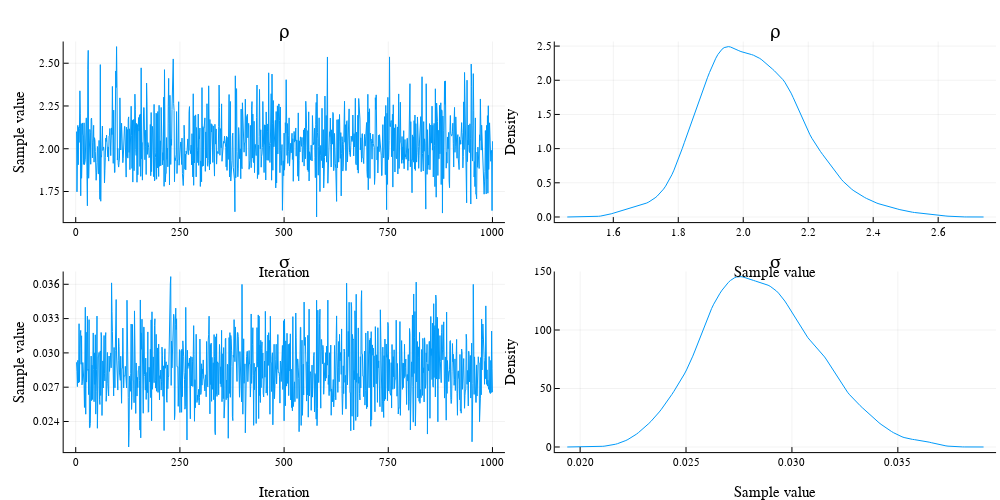

Notebook cell for this chart:
### Code cell
using StatsPlots
plot(chain)

### Figure 1 — Plotly figure (JSON) as saved in the notebook; plotly's stock layout.template omitted (floating-point values rounded to 4 significant figures; data arrays with more than 128 entries replaced by an {"elided": "..."} marker saying what was removed)
{"data": [{"xaxis": "x1", "colorbar": {"title": ""}, "yaxis": "y1", "x": {"elided": "1000 int values"}, "showlegend": true, "mode": "lines", "name": ["Chain 1"], "zmin": null, "legendgroup": ["Chain 1"], "zmax": null, "line": {"color": "rgba(0, 154, 250, 1.000)", "shape": "linear", "dash": "solid", "width": 1}, "y": {"elided": "1000 float values"}, "type": "scatter"}, {"xaxis": "x2", "colorbar": {"title": ""}, "yaxis": "y2", "x": {"elided": "200 float values"}, "showlegend": true, "mode": "lines", "name": ["Chain 1"], "zmin": null, "legendgroup": ["Chain 1"], "zmax": null, "line": {"color": "rgba(0, 154, 250, 1.000)", "shape": "linear", "dash": "solid", "width": 1}, "y": {"elided": "200 float values"}, "type": "scatter"}, {"xaxis": "x3", "colorbar": {"title": ""}, "yaxis": "y3", "x": {"elided": "1000 int values"}, "showlegend": true, "mode": "lines", "name": ["Chain 1"], "zmin": null, "legendgroup": ["Chain 1"], "zmax": null, "line": {"color": "rgba(0, 154, 250, 1.000)", "shape": "linear", "dash": "solid", "width": 1}, "y": {"elided": "1000 float values"}, "type": "scatter"}, {"xaxis": "x4", "colorbar": {"title": ""}, "yaxis": "y4", "x": {"elided": "200 float values"}, "showlegend": true, "mode": "lines", "name": ["Chain 1"], "zmin": null, "legendgroup": ["Chain 1"], "zmax": null, "line": {"color": "rgba(0, 154, 250, 1.000)", "shape": "linear", "dash": "solid", "width": 1}, "y": {"elided": "200 float values"}, "type": "scatter"}], "layout": {"paper_bgcolor": "rgba(255, 255, 255, 1.000)", "height": 500, "yaxis4": {"showticklabels": true, "gridwidth": 0.5, "tickvals": [0, 50, 100, 150], "visible": true, "ticks": "inside", "range": [-4.369, 150.0], "domain": [0.06065, 0.4532], "tickmode": "array", "linecolor": "rgba(0, 0, 0, 1.000)", "showgrid": true, "title": "Density", "mirror": false, "tickangle": 0, "showline": true, "gridcolor": "rgba(0, 0, 0, 0.100)", "titlefont": {"color": "rgba(0, 0, 0, 1.000)", "family": "sans-serif", "size": 15}, "tickcolor": "rgb(0, 0, 0)", "ticktext": ["0", "50", "100", "150"], "zeroline": false, "type": "-", "tickfont": {"color": "rgba(0, 0, 0, 1.000)", "family": "sans-serif", "size": 11}, "zerolinecolor": "rgba(0, 0, 0, 1.000)", "anchor": "x4"}, "yaxis2": {"showticklabels": true, "gridwidth": 0.5, "tickvals": [0, 0.5, 1, 1.5, 2, 2.5], "visible": true, "ticks": "inside", "range": [-0.07475, 2.567], "domain": [0.5607, 0.9532], "tickmode": "array", "linecolor": "rgba(0, 0, 0, 1.000)", "showgrid": true, "title": "Density", "mirror": false, "tickangle": 0, "showline": true, "gridcolor": "rgba(0, 0, 0, 0.100)", "titlefont": {"color": "rgba(0, 0, 0, 1.000)", "family": "sans-serif", "size": 15}, "tickcolor": "rgb(0, 0, 0)", "ticktext": ["0.0", "0.5", "1.0", "1.5", "2.0", "2.5"], "zeroline": false, "type": "-", "tickfont": {"color": "rgba(0, 0, 0, 1.000)", "family": "sans-serif", "size": 11}, "zerolinecolor": "rgba(0, 0, 0, 1.000)", "anchor": "x2"}, "xaxis3": {"showticklabels": true, "gridwidth": 0.5, "tickvals": [0, 250, 500, 750, 1000], "visible": true, "ticks": "inside", "range": [-28.97, 1030.0], "domain": [0.06366, 0.505], "tickmode": "array", "linecolor": "rgba(0, 0, 0, 1.000)", "showgrid": true, "title": "Iteration", "mirror": false, "tickangle": 0, "showline": true, "gridcolor": "rgba(0, 0, 0, 0.100)", "titlefont": {"color": "rgba(0, 0, 0, 1.000)", "family": "sans-serif", "size": 15}, "tickcolor": "rgb(0, 0, 0)", "ticktext": ["0", "250", "500", "750", "1000"], "zeroline": false, "type": "-", "tickfont": {"color": "rgba(0, 0, 0, 1.000)", "family": "sans-serif", "size": 11}, "zerolinecolor": "rgba(0, 0, 0, 1.000)", "anchor": "y3"}, "xaxis4": {"showticklabels": true, "gridwidth": 0.5, "tickvals": [0.02, 0.025, 0.03, 0.035], "visible": true, "ticks": "inside", "range": [0.0188, 0.03964], "domain": [0.5548, 0.9961], "tickmode": "array", "linecolor": "rgba(0, 0, 0, 1.000)", "showgrid": true, "title": "Sample value", "mirror": false, "tickangle": 0, "showline": true, "gridcolor": "rgba(0, 0, 0, 0.100)", "titlefont": {"color": "rgba(0, 0, 0, 1.000)", "family": "sans-serif", "size": 15}, "tickcolor": "rgb(0, 0, 0)", "ticktext": ["0.020", "0.025", "0.030", "0.035"], "zeroline": false, "type": "-", "tickfont": {"color": "rgba(0, 0, 0, 1.000)", "family": "sans-serif", "size": 11}, "zerolinecolor": "rgba(0, 0, 0, 1.000)", "anchor": "y4"}, "yaxis1": {"showticklabels": true, "gridwidth": 0.5, "tickvals": [1.75, 2, 2.25, 2.5], "visible": true, "ticks": "inside", "range": [1.571, 2.627], "domain": [0.5607, 0.9532], "tickmode": "array", "linecolor": "rgba(0, 0, 0, 1.000)", "showgrid": true, "title": "Sample value", "mirror": false, "tickangle": 0, "showline": true, "gridcolor": "rgba(0, 0, 0, 0.100)", "titlefont": {"color": "rgba(0, 0, 0, 1.000)", "family": "sans-serif", "size": 15}, "tickcolor": "rgb(0, 0, 0)", "ticktext": ["1.75", "2.00", "2.25", "2.50"], "zeroline": false, "type": "-", "tickfont": {"color": "rgba(0, 0, 0, 1.000)", "family": "sans-serif", "size": 11}, "zerolinecolor": "rgba(0, 0, 0, 1.000)", "anchor": "x1"}, "annotations": [{"yanchor": "top", "xanchor": "center", "rotation": 0, "y": 1, "font": {"color": "rgba(0, 0, 0, 1.000)", "family": "sans-serif", "size": 20}, "yref": "paper", "showarrow": false, "text": "ρ", "xref": "paper", "x": 0.2843}, {"yanchor": "top", "xanchor": "center", "rotation": 0, "y": 1, "font": {"color": "rgba(0, 0, 0, 1.000)", "family": "sans-serif", "size": 20}, "yref": "paper", "showarrow": false, "text": "ρ", "xref": "paper", "x": 0.7754}, {"yanchor": "top", "xanchor": "center", "rotation": 0, "y": 0.5, "font": {"color": "rgba(0, 0, 0, 1.000)", "family": "sans-serif", "size": 20}, "yref": "paper", "showarrow": false, "text": "σ", "xref": "paper", "x": 0.2843}, {"yanchor": "top", "xanchor": "center", "rotation": 0, "y": 0.5, "font": {"color": "rgba(0, 0, 0, 1.000)", "family": "sans-serif", "size": 20}, "yref": "paper", "showarrow": false, "text": "σ", "xref": "paper", "x": 0.7754}], "plot_bgcolor": "rgba(255, 255, 255, 1.000)", "showlegend": false, "xaxis1": {"showticklabels": true, "gridwidth": 0.5, "tickvals": [0, 250, 500, 750, 1000], "visible": true, "ticks": "inside", "range": [-28.97, 1030.0], "domain": [0.06366, 0.505], "tickmode": "array", "linecolor": "rgba(0, 0, 0, 1.000)", "showgrid": true, "title": "Iteration", "mirror": false, "tickangle": 0, "showline": true, "gridcolor": "rgba(0, 0, 0, 0.100)", "titlefont": {"color": "rgba(0, 0, 0, 1.000)", "family": "sans-serif", "size": 15}, "tickcolor": "rgb(0, 0, 0)", "ticktext": ["0", "250", "500", "750", "1000"], "zeroline": false, "type": "-", "tickfont": {"color": "rgba(0, 0, 0, 1.000)", "family": "sans-serif", "size": 11}, "zerolinecolor": "rgba(0, 0, 0, 1.000)", "anchor": "y1"}, "yaxis3": {"showticklabels": true, "gridwidth": 0.5, "tickvals": [0.024, 0.027, 0.03, 0.033, 0.036], "visible": true, "ticks": "inside", "range": [0.02132, 0.03712], "domain": [0.06065, 0.4532], "tickmode": "array", "linecolor": "rgba(0, 0, 0, 1.000)", "showgrid": true, "title": "Sample value", "mirror": false, "tickangle": 0, "showline": true, "gridcolor": "rgba(0, 0, 0, 0.100)", "titlefont": {"color": "rgba(0, 0, 0, 1.000)", "family": "sans-serif", "size": 15}, "tickcolor": "rgb(0, 0, 0)", "ticktext": ["0.024", "0.027", "0.030", "0.033", "0.036"], "zeroline": false, "type": "-", "tickfont": {"color": "rgba(0, 0, 0, 1.000)", "family": "sans-serif", "size": 11}, "zerolinecolor": "rgba(0, 0, 0, 1.000)", "anchor": "x3"}, "xaxis2": {"showticklabels": true, "gridwidth": 0.5, "tickvals": [1.6, 1.8, 2, 2.2, 2.4, 2.6], "visible": true, "ticks": "inside", "range": [1.42, 2.778], "domain": [0.5548, 0.9961], "tickmode": "array", "linecolor": "rgba(0, 0, 0, 1.000)", "showgrid": true, "title": "Sample value", "mirror": false, "tickangle": 0, "showline": true, "gridcolor": "rgba(0, 0, 0, 0.100)", "titlefont": {"color": "rgba(0, 0, 0, 1.000)", "family": "sans-serif", "size": 15}, "tickcolor": "rgb(0, 0, 0)", "ticktext": ["1.6", "1.8", "2.0", "2.2", "2.4", "2.6"], "zeroline": false, "type": "-", "tickfont": {"color": "rgba(0, 0, 0, 1.000)", "family": "sans-serif", "size": 11}, "zerolinecolor": "rgba(0, 0, 0, 1.000)", "anchor": "y2"}, "margin": {"l": 0, "b": 20, "r": 0, "t": 20}, "width": 1000}}
